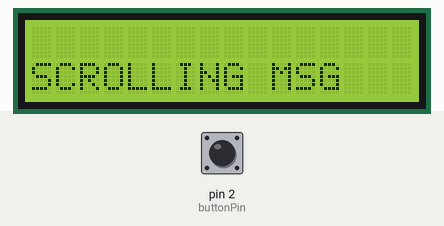
Simulated run of this sketch. Board: Arduino Uno, built with avr-gcc and run on an emulated ATmega328P. On the bench: 16×2 character LCD. Inputs (shaded band) come from the test bench; at power-on: pin 2 (buttonPin) HIGH. The local clock reads 2024-03-15 10:24:30 at power-on unless the sketch sets it.

Above: at 7.5 s.
At 12.7 s:
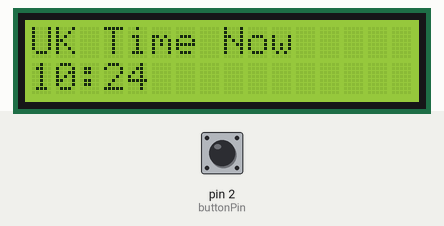
12.8 s: pin 2 (buttonPin) pulled LOW for 0.4 s
At 13.6 s:
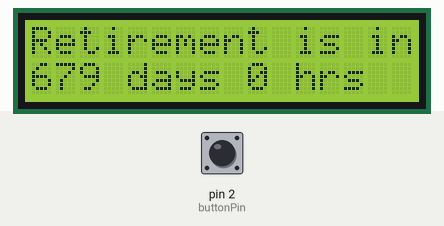
14.7 s: pin 2 (buttonPin) pulled LOW for 1 s
At 16.1 s:
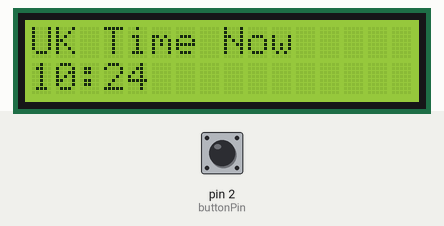
17.2 s: pin 2 (buttonPin) pulled LOW for 3.2 s
At 17.8 s:
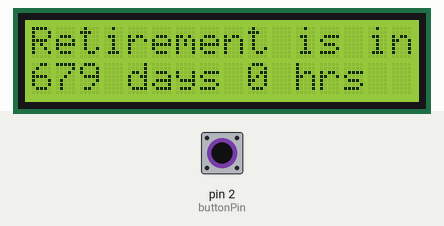
Timing chart, 0 to 20.2 s (numbered marks = the images above; inputs shaded):
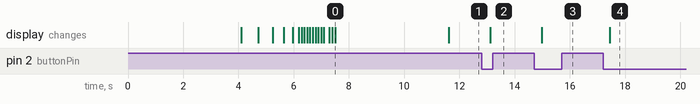

The sketch:

RetireIn-Main-v3.7.1-Jan25.ino
```cpp
#include <LiquidCrystal_I2C.h>
#include <Wire.h>
#include <RTClib.h>

// * Copyright (C) 2025. Simon Clarke & SRC Repairs ltd. All Rights Reserved

 //* This program is free and Open-Source software: you can redistribute it and/or modify it under the terms of the GNU General Public License
 //as published by the Free Software Foundation, either version 3 of the License, or any later version.

 //* This program is distributed in the hope that it will be useful, but WITHOUT ANY WARRANTY; without even the
 //implied warranty of MERCHANTABILITY or FITNESS FOR A PARTICULAR PURPOSE. See the GNU General Public License for more details.

 //* You should have received a copy of the GNU General Public License along with this program.
 //If not, see <http://www.gnu.org/licenses/>.

// >>>>>>-----HW SETUP
RTC_DS1307 rtc;                       // Pins: V+<->5V, GND<->GND, SCK<->A5, SDA<->A4
LiquidCrystal_I2C lcd(0x27, 16, 2);   // Pins: V+<->5V, GND<->GND, SCK<->A5, SDA<->A4

const int buttonPin = 2;             // 2pin Button--- 1P<->D2, 1P<->GND
int buttonState;
int lastButtonState = HIGH;
bool showRemaining = false;
int scrollPosition = 0;
bool hasScrolled = false;
const char* scrollingMessage = "SCROLLING MSG"; //V3 IS BETTER THAN THE LAST 2 VERSIONS BUT STILL NOT EVEN NEAR AS GOOD AS IT COULD BE IF I HAD THE TIME TO SPARE.
unsigned long previousMillis = 0;
const long interval = 5000; //ScrollSpeed

// Set RetireDate
const int retirement_year = 2026;
const int retirement_month = 1;
const int retirement_day = 23;
const int retirement_hour = 11;


void setup() {
    Serial.begin(9600);
    lcd.init();
    lcd.backlight();

    if (!rtc.begin()) {
        lcd.setCursor(0, 0);
        lcd.print("RTC NOT FOUND!!");
        lcd.setCursor(0, 1);
        lcd.print("CHECK RTC WIRING");
        while (1);
    }

    if (!rtc.isrunning()) {
        lcd.clear();
        lcd.print("Set RTC time!");
        //rtc.adjust(DateTime(F(__DATE__), F(__TIME__))); //----------- Un-Comment this line to set RTC Time to Compile Time
    }
    pinMode(buttonPin, INPUT_PULLUP);

    lcd.clear();
    lcd.setCursor(0, 0);
    lcd.print("  RetireIN  V3");
    lcd.setCursor(0, 1);
    lcd.print("  Version 3.7.1");
    delay(4000);
    lcd.clear();
    lcd.print(" LOADING.");
    delay(600);
    lcd.clear();
    lcd.print(" LOADING..");
    delay(500);
    lcd.clear();
    lcd.print(" LOADING...");
    delay(400);
    lcd.clear();
    lcd.print(" LOADING....");
    delay(300);
    lcd.clear();
    lcd.print(" LOADING......");
    delay(200);
    lcd.clear();
    lcd.print(" LOADING........");
    delay(100);
    lcd.clear();

            if (!hasScrolled) {
            lcd.setCursor(0, 1);
            for (int i = 0; i < 16; i++) {
                if (scrollPosition + i < strlen(scrollingMessage)) {
                    lcd.write(scrollingMessage[scrollPosition + i]);
                delay(100);
                } else {
                    lcd.write(' '); // FILL IF PRINT IS -< 16CHARS
                }
            }

            scrollPosition++;
            if (scrollPosition >= strlen(scrollingMessage)) {
                hasScrolled = true; //ScrollFLAGG
        }
delay(4000); //scrolling speed(*note: Value isTOTAL)
     }
}

void loop() {
    unsigned long currentMillis = millis();
    buttonState = digitalRead(buttonPin);

    if (buttonState == LOW && lastButtonState == HIGH) {
        showRemaining = !showRemaining;
        delay(200); // Debouncing delay
    }
    lastButtonState = buttonState;

    DateTime now = rtc.now();

    if (showRemaining) {
        DateTime retirementDate(retirement_year, retirement_month, retirement_day, retirement_hour, 0, 0);
        TimeSpan remaining = retirementDate - now;

        if (remaining.totalseconds() <= 0) {
            lcd.clear();
            lcd.setCursor(0, 0);
            lcd.print("YO              ");
            lcd.setCursor(0, 1);
            lcd.print("              d!");
            delay(500);
            lcd.clear();
            lcd.setCursor(0, 0);
            lcd.print("YOU'R           ");
            lcd.setCursor(0, 1);
            lcd.print("            red!");
    delay(400);
    lcd.clear();
    lcd.setCursor(0, 0);
            lcd.print("YOU'RE          ");
            lcd.setCursor(0, 1);
            lcd.print("          tired!");
    delay(300);
    lcd.clear();
    lcd.setCursor(0, 0);
            lcd.print("YOU'RE Re       ");
            lcd.setCursor(0, 1);
            lcd.print("        Retired!");
    delay(300);
    lcd.clear();
    lcd.setCursor(0, 0);
            lcd.print("YOU'RE Reti     ");
            lcd.setCursor(0, 1);
            lcd.print("    'RE Retired!");
    delay(200);
    lcd.clear();
    lcd.setCursor(0, 0);
            lcd.print("YOU'RE Retire   ");
            lcd.setCursor(0, 1);
            lcd.print("   U'RE Retired!");
    delay(200);
    lcd.clear();
    lcd.setCursor(0, 0);
            lcd.print(" YOU'RE Retired!");
            lcd.setCursor(0, 1);
            lcd.print(" YOU'RE Retired!");
            delay(500);
        } else {
            lcd.clear();
            lcd.setCursor(0, 0);
            lcd.print("Retirement is in");
            lcd.setCursor(0, 1);
            lcd.print(remaining.days());
            lcd.print(" days ");
            lcd.print(remaining.hours());
            lcd.print(" hrs");
        }
    } else {
        lcd.clear();
        lcd.setCursor(0, 0);
        lcd.print("UK Time Now");
        lcd.setCursor(0, 1);
        lcd.print(now.hour() < 10 ? "0" : "");
        lcd.print(now.hour());
        lcd.print(":");
        lcd.print(now.minute() < 10 ? "0" : "");
        lcd.print(now.minute());
    }

    delay(300); //scroll speed
}
```

Measured:
- after the input at 12.8 s, the display: changes after 0.32 s (image 2)
- after the input at 14.7 s, the display: changes after 0.28 s (image 3)
- after the input at 17.2 s, the display: changes after 0.24 s (image 4)
- what the display in image 0 shows lasts 4.1 s, from 7.5 s to 11.6 s
